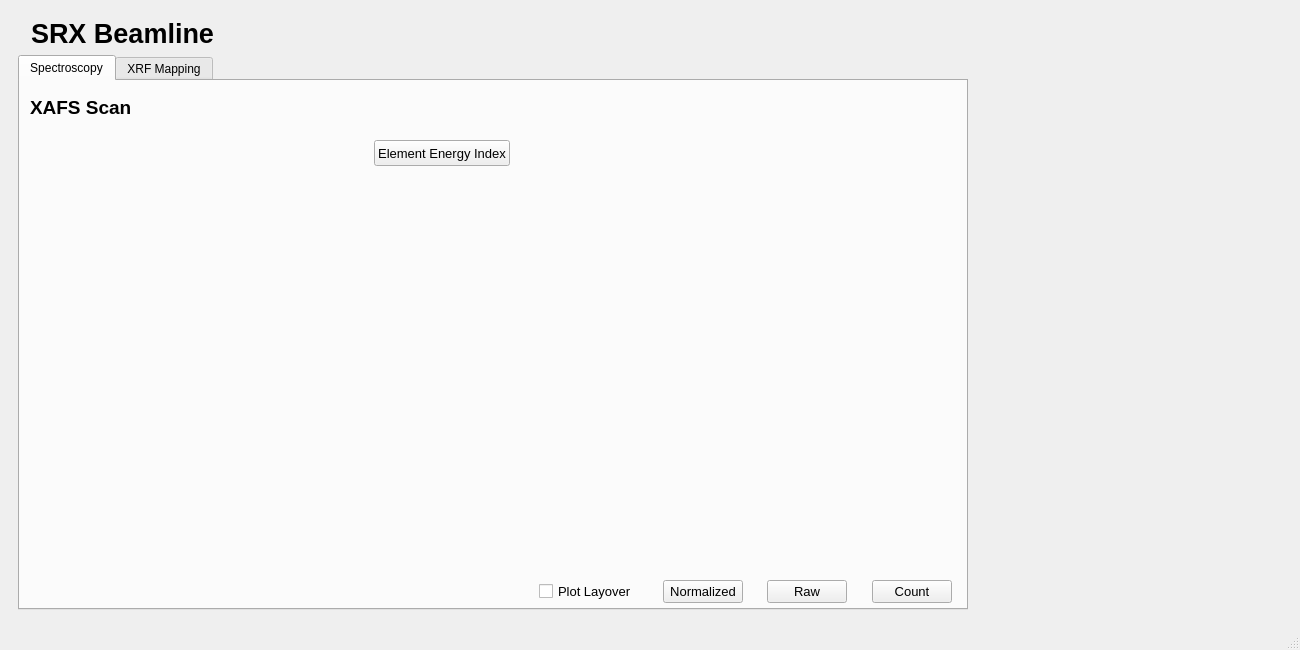
<?xml version="1.0" encoding="UTF-8"?>
<ui version="4.0">
 <class>MainWindow</class>
 <widget class="QMainWindow" name="MainWindow">
  <property name="geometry">
   <rect>
    <x>0</x>
    <y>0</y>
    <width>1300</width>
    <height>650</height>
   </rect>
  </property>
  <property name="sizePolicy">
   <sizepolicy hsizetype="Fixed" vsizetype="Fixed">
    <horstretch>0</horstretch>
    <verstretch>0</verstretch>
   </sizepolicy>
  </property>
  <property name="minimumSize">
   <size>
    <width>1300</width>
    <height>650</height>
   </size>
  </property>
  <property name="baseSize">
   <size>
    <width>1000</width>
    <height>800</height>
   </size>
  </property>
  <property name="windowTitle">
   <string>MainWindow</string>
  </property>
  <widget class="QWidget" name="centralwidget">
   <layout class="QVBoxLayout" name="verticalLayout_2">
    <item>
     <widget class="QStackedWidget" name="stackedWidget">
      <property name="currentIndex">
       <number>1</number>
      </property>
      <widget class="QWidget" name="page">
       <layout class="QVBoxLayout" name="verticalLayout">
        <item>
         <layout class="QHBoxLayout" name="horizontalLayout_7">
          <item>
           <widget class="QLabel" name="label_8">
            <property name="text">
             <string/>
            </property>
            <property name="pixmap">
             <pixmap>5-ID2.png</pixmap>
            </property>
           </widget>
          </item>
          <item>
           <widget class="QLabel" name="label_2">
            <property name="font">
             <font>
              <pointsize>20</pointsize>
              <weight>75</weight>
              <bold>true</bold>
             </font>
            </property>
            <property name="text">
             <string>SRX Beamline </string>
            </property>
           </widget>
          </item>
          <item>
           <spacer name="horizontalSpacer_12">
            <property name="orientation">
             <enum>Qt::Horizontal</enum>
            </property>
            <property name="sizeHint" stdset="0">
             <size>
              <width>40</width>
              <height>20</height>
             </size>
            </property>
           </spacer>
          </item>
          <item>
           <widget class="QLabel" name="label_4">
            <property name="text">
             <string/>
            </property>
            <property name="pixmap">
             <pixmap>nsls-ii.png</pixmap>
            </property>
           </widget>
          </item>
         </layout>
        </item>
        <item>
         <widget class="Metadata" name="widget" native="true">
          <property name="sizePolicy">
           <sizepolicy hsizetype="MinimumExpanding" vsizetype="MinimumExpanding">
            <horstretch>0</horstretch>
            <verstretch>0</verstretch>
           </sizepolicy>
          </property>
          <property name="minimumSize">
           <size>
            <width>1300</width>
            <height>525</height>
           </size>
          </property>
         </widget>
        </item>
        <item>
         <layout class="QHBoxLayout" name="horizontalLayout_6">
          <item>
           <spacer name="horizontalSpacer_10">
            <property name="orientation">
             <enum>Qt::Horizontal</enum>
            </property>
            <property name="sizeHint" stdset="0">
             <size>
              <width>40</width>
              <height>20</height>
             </size>
            </property>
           </spacer>
          </item>
          <item>
           <widget class="QPushButton" name="submit">
            <property name="font">
             <font>
              <pointsize>10</pointsize>
             </font>
            </property>
            <property name="text">
             <string>Submit</string>
            </property>
           </widget>
          </item>
          <item>
           <spacer name="horizontalSpacer_11">
            <property name="orientation">
             <enum>Qt::Horizontal</enum>
            </property>
            <property name="sizeHint" stdset="0">
             <size>
              <width>40</width>
              <height>20</height>
             </size>
            </property>
           </spacer>
          </item>
         </layout>
        </item>
       </layout>
      </widget>
      <widget class="QWidget" name="page_2">
       <layout class="QVBoxLayout" name="verticalLayout_3">
        <item>
         <layout class="QHBoxLayout" name="horizontalLayout_8">
          <item>
           <widget class="QLabel" name="label_9">
            <property name="text">
             <string/>
            </property>
            <property name="pixmap">
             <pixmap>5-ID2.png</pixmap>
            </property>
           </widget>
          </item>
          <item>
           <widget class="QLabel" name="label_3">
            <property name="font">
             <font>
              <pointsize>20</pointsize>
              <weight>75</weight>
              <bold>true</bold>
             </font>
            </property>
            <property name="text">
             <string>SRX Beamline </string>
            </property>
           </widget>
          </item>
          <item>
           <spacer name="horizontalSpacer_13">
            <property name="orientation">
             <enum>Qt::Horizontal</enum>
            </property>
            <property name="sizeHint" stdset="0">
             <size>
              <width>40</width>
              <height>20</height>
             </size>
            </property>
           </spacer>
          </item>
          <item>
           <widget class="QLabel" name="label_5">
            <property name="text">
             <string/>
            </property>
            <property name="pixmap">
             <pixmap>nsls-ii.png</pixmap>
            </property>
           </widget>
          </item>
         </layout>
        </item>
        <item>
         <layout class="QHBoxLayout" name="horizontalLayout">
          <item>
           <widget class="QTabWidget" name="tabWidget">
            <property name="sizePolicy">
             <sizepolicy hsizetype="MinimumExpanding" vsizetype="MinimumExpanding">
              <horstretch>0</horstretch>
              <verstretch>0</verstretch>
             </sizepolicy>
            </property>
            <property name="minimumSize">
             <size>
              <width>950</width>
              <height>550</height>
             </size>
            </property>
            <property name="currentIndex">
             <number>0</number>
            </property>
            <widget class="QWidget" name="tab">
             <property name="sizePolicy">
              <sizepolicy hsizetype="Preferred" vsizetype="Preferred">
               <horstretch>0</horstretch>
               <verstretch>0</verstretch>
              </sizepolicy>
             </property>
             <attribute name="title">
              <string>Spectroscopy</string>
             </attribute>
             <widget class="QWidget" name="layoutWidget_4">
              <property name="geometry">
               <rect>
                <x>10</x>
                <y>10</y>
                <width>491</width>
                <height>32</height>
               </rect>
              </property>
              <layout class="QHBoxLayout" name="horizontalLayout_3">
               <item>
                <widget class="QLabel" name="label">
                 <property name="font">
                  <font>
                   <family>Arial</family>
                   <pointsize>14</pointsize>
                   <weight>75</weight>
                   <bold>true</bold>
                  </font>
                 </property>
                 <property name="text">
                  <string>XAFS Scan</string>
                 </property>
                </widget>
               </item>
               <item>
                <widget class="Location" name="widget_3" native="true">
                 <property name="minimumSize">
                  <size>
                   <width>350</width>
                   <height>30</height>
                  </size>
                 </property>
                </widget>
               </item>
              </layout>
             </widget>
             <widget class="QStackedWidget" name="stackedWidget_2">
              <property name="geometry">
               <rect>
                <x>10</x>
                <y>50</y>
                <width>491</width>
                <height>481</height>
               </rect>
              </property>
              <property name="sizePolicy">
               <sizepolicy hsizetype="Preferred" vsizetype="Preferred">
                <horstretch>0</horstretch>
                <verstretch>0</verstretch>
               </sizepolicy>
              </property>
              <property name="minimumSize">
               <size>
                <width>475</width>
                <height>450</height>
               </size>
              </property>
              <property name="currentIndex">
               <number>0</number>
              </property>
              <widget class="Parameters" name="page_5">
               <widget class="QWidget" name="horizontalLayoutWidget_2">
                <property name="geometry">
                 <rect>
                  <x>9</x>
                  <y>9</y>
                  <width>471</width>
                  <height>26</height>
                 </rect>
                </property>
                <layout class="QHBoxLayout" name="horizontalLayout_2">
                 <item>
                  <spacer name="horizontalSpacer_2">
                   <property name="orientation">
                    <enum>Qt::Horizontal</enum>
                   </property>
                   <property name="sizeType">
                    <enum>QSizePolicy::MinimumExpanding</enum>
                   </property>
                   <property name="sizeHint" stdset="0">
                    <size>
                     <width>400</width>
                     <height>20</height>
                    </size>
                   </property>
                  </spacer>
                 </item>
                 <item>
                  <widget class="QPushButton" name="index">
                   <property name="sizePolicy">
                    <sizepolicy hsizetype="Preferred" vsizetype="Preferred">
                     <horstretch>0</horstretch>
                     <verstretch>0</verstretch>
                    </sizepolicy>
                   </property>
                   <property name="font">
                    <font>
                     <pointsize>10</pointsize>
                    </font>
                   </property>
                   <property name="text">
                    <string>Element Energy Index</string>
                   </property>
                  </widget>
                 </item>
                </layout>
               </widget>
              </widget>
              <widget class="Elements" name="page_6">
               <widget class="QPushButton" name="index2">
                <property name="geometry">
                 <rect>
                  <x>400</x>
                  <y>10</y>
                  <width>81</width>
                  <height>24</height>
                 </rect>
                </property>
                <property name="sizePolicy">
                 <sizepolicy hsizetype="Preferred" vsizetype="Preferred">
                  <horstretch>0</horstretch>
                  <verstretch>0</verstretch>
                 </sizepolicy>
                </property>
                <property name="font">
                 <font>
                  <pointsize>10</pointsize>
                 </font>
                </property>
                <property name="text">
                 <string>Back to Scan</string>
                </property>
               </widget>
              </widget>
             </widget>
             <widget class="QStackedWidget" name="stackedWidget_4">
              <property name="geometry">
               <rect>
                <x>510</x>
                <y>50</y>
                <width>431</width>
                <height>481</height>
               </rect>
              </property>
              <property name="currentIndex">
               <number>1</number>
              </property>
              <widget class="QWidget" name="page_10">
               <layout class="QVBoxLayout" name="verticalLayout_4">
                <item>
                 <widget class="Canvas" name="results_4" native="true">
                  <property name="sizePolicy">
                   <sizepolicy hsizetype="Preferred" vsizetype="MinimumExpanding">
                    <horstretch>0</horstretch>
                    <verstretch>0</verstretch>
                   </sizepolicy>
                  </property>
                 </widget>
                </item>
                <item>
                 <layout class="QHBoxLayout" name="horizontalLayout_12">
                  <item>
                   <widget class="QCheckBox" name="plot_layover_4">
                    <property name="font">
                     <font>
                      <pointsize>10</pointsize>
                     </font>
                    </property>
                    <property name="text">
                     <string>Plot Layover</string>
                    </property>
                   </widget>
                  </item>
                  <item>
                   <widget class="QLabel" name="label_41">
                    <property name="text">
                     <string/>
                    </property>
                   </widget>
                  </item>
                  <item>
                   <widget class="QPushButton" name="normalized1_2">
                    <property name="font">
                     <font>
                      <pointsize>10</pointsize>
                     </font>
                    </property>
                    <property name="text">
                     <string>Normalized</string>
                    </property>
                   </widget>
                  </item>
                  <item>
                   <widget class="QLabel" name="label_42">
                    <property name="text">
                     <string/>
                    </property>
                   </widget>
                  </item>
                  <item>
                   <widget class="QPushButton" name="raw1_2">
                    <property name="font">
                     <font>
                      <pointsize>10</pointsize>
                     </font>
                    </property>
                    <property name="text">
                     <string>Raw</string>
                    </property>
                   </widget>
                  </item>
                  <item>
                   <widget class="QLabel" name="label_43">
                    <property name="text">
                     <string/>
                    </property>
                   </widget>
                  </item>
                  <item>
                   <widget class="QPushButton" name="count1_2">
                    <property name="font">
                     <font>
                      <pointsize>10</pointsize>
                     </font>
                    </property>
                    <property name="text">
                     <string>Count</string>
                    </property>
                   </widget>
                  </item>
                 </layout>
                </item>
               </layout>
              </widget>
              <widget class="QWidget" name="page_11">
               <layout class="QVBoxLayout" name="verticalLayout_5">
                <item>
                 <widget class="Canvas" name="results_5" native="true">
                  <property name="sizePolicy">
                   <sizepolicy hsizetype="Preferred" vsizetype="MinimumExpanding">
                    <horstretch>0</horstretch>
                    <verstretch>0</verstretch>
                   </sizepolicy>
                  </property>
                 </widget>
                </item>
                <item>
                 <layout class="QHBoxLayout" name="horizontalLayout_13">
                  <item>
                   <widget class="QCheckBox" name="plot_layover_5">
                    <property name="font">
                     <font>
                      <pointsize>10</pointsize>
                     </font>
                    </property>
                    <property name="text">
                     <string>Plot Layover</string>
                    </property>
                   </widget>
                  </item>
                  <item>
                   <widget class="QLabel" name="label_44">
                    <property name="text">
                     <string/>
                    </property>
                   </widget>
                  </item>
                  <item>
                   <widget class="QPushButton" name="normalized2_2">
                    <property name="font">
                     <font>
                      <pointsize>10</pointsize>
                     </font>
                    </property>
                    <property name="text">
                     <string>Normalized</string>
                    </property>
                   </widget>
                  </item>
                  <item>
                   <widget class="QLabel" name="label_45">
                    <property name="text">
                     <string/>
                    </property>
                   </widget>
                  </item>
                  <item>
                   <widget class="QPushButton" name="raw2_2">
                    <property name="font">
                     <font>
                      <pointsize>10</pointsize>
                     </font>
                    </property>
                    <property name="text">
                     <string>Raw</string>
                    </property>
                   </widget>
                  </item>
                  <item>
                   <widget class="QLabel" name="label_46">
                    <property name="text">
                     <string/>
                    </property>
                   </widget>
                  </item>
                  <item>
                   <widget class="QPushButton" name="count2_2">
                    <property name="font">
                     <font>
                      <pointsize>10</pointsize>
                     </font>
                    </property>
                    <property name="text">
                     <string>Count</string>
                    </property>
                   </widget>
                  </item>
                 </layout>
                </item>
               </layout>
              </widget>
              <widget class="QWidget" name="page_12">
               <layout class="QVBoxLayout" name="verticalLayout_6">
                <item>
                 <widget class="Canvas" name="results_6" native="true">
                  <property name="sizePolicy">
                   <sizepolicy hsizetype="Preferred" vsizetype="MinimumExpanding">
                    <horstretch>0</horstretch>
                    <verstretch>0</verstretch>
                   </sizepolicy>
                  </property>
                 </widget>
                </item>
                <item>
                 <layout class="QHBoxLayout" name="horizontalLayout_14">
                  <item>
                   <widget class="QCheckBox" name="plot_layover_6">
                    <property name="font">
                     <font>
                      <pointsize>10</pointsize>
                     </font>
                    </property>
                    <property name="text">
                     <string>Plot Layover</string>
                    </property>
                   </widget>
                  </item>
                  <item>
                   <widget class="QLabel" name="label_7">
                    <property name="text">
                     <string/>
                    </property>
                   </widget>
                  </item>
                  <item>
                   <widget class="QPushButton" name="normalized3_2">
                    <property name="font">
                     <font>
                      <pointsize>10</pointsize>
                     </font>
                    </property>
                    <property name="text">
                     <string>Normalized</string>
                    </property>
                   </widget>
                  </item>
                  <item>
                   <widget class="QLabel" name="label_47">
                    <property name="text">
                     <string/>
                    </property>
                   </widget>
                  </item>
                  <item>
                   <widget class="QPushButton" name="raw3_2">
                    <property name="font">
                     <font>
                      <pointsize>10</pointsize>
                     </font>
                    </property>
                    <property name="text">
                     <string>Raw</string>
                    </property>
                   </widget>
                  </item>
                  <item>
                   <widget class="QLabel" name="label_48">
                    <property name="text">
                     <string/>
                    </property>
                   </widget>
                  </item>
                  <item>
                   <widget class="QPushButton" name="count3_2">
                    <property name="font">
                     <font>
                      <pointsize>10</pointsize>
                     </font>
                    </property>
                    <property name="text">
                     <string>Count</string>
                    </property>
                   </widget>
                  </item>
                 </layout>
                </item>
               </layout>
              </widget>
             </widget>
            </widget>
            <widget class="QWidget" name="tab_2">
             <attribute name="title">
              <string>XRF Mapping</string>
             </attribute>
            </widget>
           </widget>
          </item>
          <item>
           <widget class="QWidget" name="widget_2" native="true">
            <property name="sizePolicy">
             <sizepolicy hsizetype="MinimumExpanding" vsizetype="Minimum">
              <horstretch>0</horstretch>
              <verstretch>0</verstretch>
             </sizepolicy>
            </property>
            <property name="minimumSize">
             <size>
              <width>250</width>
              <height>0</height>
             </size>
            </property>
           </widget>
          </item>
         </layout>
        </item>
       </layout>
      </widget>
     </widget>
    </item>
   </layout>
  </widget>
  <widget class="QMenuBar" name="menubar">
   <property name="geometry">
    <rect>
     <x>0</x>
     <y>0</y>
     <width>1300</width>
     <height>21</height>
    </rect>
   </property>
  </widget>
  <widget class="QStatusBar" name="statusbar"/>
 </widget>
 <customwidgets>
  <customwidget>
   <class>Canvas</class>
   <extends>QWidget</extends>
   <header>canvas.h</header>
   <container>1</container>
  </customwidget>
  <customwidget>
   <class>Metadata</class>
   <extends>QWidget</extends>
   <header>Metadata.h</header>
   <container>1</container>
  </customwidget>
  <customwidget>
   <class>Elements</class>
   <extends>QWidget</extends>
   <header>Elements.h</header>
   <container>1</container>
  </customwidget>
  <customwidget>
   <class>Parameters</class>
   <extends>QWidget</extends>
   <header>Parameters.h</header>
   <container>1</container>
  </customwidget>
  <customwidget>
   <class>Location</class>
   <extends>QWidget</extends>
   <header>Location.h</header>
   <container>1</container>
  </customwidget>
 </customwidgets>
 <resources/>
 <connections/>
</ui>
